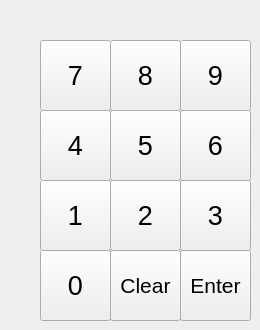
   <widget class="QWidget" name="tabWidgetPage2_2">
    <attribute name="title">
     <string>Task_select</string>
    </attribute>
    <widget class="QPushButton" name="pushButton_num7">
     <property name="geometry">
      <rect>
       <x>40</x>
       <y>40</y>
       <width>71</width>
       <height>71</height>
      </rect>
     </property>
     <property name="font">
      <font>
       <pointsize>20</pointsize>
      </font>
     </property>
     <property name="text">
      <string>7</string>
     </property>
    </widget>
    <widget class="QPushButton" name="pushButton_num8">
     <property name="geometry">
      <rect>
       <x>110</x>
       <y>40</y>
       <width>71</width>
       <height>71</height>
      </rect>
     </property>
     <property name="font">
      <font>
       <pointsize>20</pointsize>
      </font>
     </property>
     <property name="text">
      <string>8</string>
     </property>
    </widget>
    <widget class="QPushButton" name="pushButton_num9">
     <property name="geometry">
      <rect>
       <x>180</x>
       <y>40</y>
       <width>71</width>
       <height>71</height>
      </rect>
     </property>
     <property name="font">
      <font>
       <pointsize>20</pointsize>
      </font>
     </property>
     <property name="text">
      <string>9</string>
     </property>
    </widget>
    <widget class="QPushButton" name="pushButton_num5">
     <property name="geometry">
      <rect>
       <x>110</x>
       <y>110</y>
       <width>71</width>
       <height>71</height>
      </rect>
     </property>
     <property name="font">
      <font>
       <pointsize>20</pointsize>
      </font>
     </property>
     <property name="text">
      <string>5</string>
     </property>
    </widget>
    <widget class="QPushButton" name="pushButton_num4">
     <property name="geometry">
      <rect>
       <x>40</x>
       <y>110</y>
       <width>71</width>
       <height>71</height>
      </rect>
     </property>
     <property name="font">
      <font>
       <pointsize>20</pointsize>
      </font>
     </property>
     <property name="text">
      <string>4</string>
     </property>
    </widget>
    <widget class="QPushButton" name="pushButton_num6">
     <property name="geometry">
      <rect>
       <x>180</x>
       <y>110</y>
       <width>71</width>
       <height>71</height>
      </rect>
     </property>
     <property name="font">
      <font>
       <pointsize>20</pointsize>
      </font>
     </property>
     <property name="text">
      <string>6</string>
     </property>
    </widget>
    <widget class="QPushButton" name="pushButton_num2">
     <property name="geometry">
      <rect>
       <x>110</x>
       <y>180</y>
       <width>71</width>
       <height>71</height>
      </rect>
     </property>
     <property name="font">
      <font>
       <pointsize>20</pointsize>
      </font>
     </property>
     <property name="text">
      <string>2</string>
     </property>
    </widget>
    <widget class="QPushButton" name="pushButton_num1">
     <property name="geometry">
      <rect>
       <x>40</x>
       <y>180</y>
       <width>71</width>
       <height>71</height>
      </rect>
     </property>
     <property name="font">
      <font>
       <pointsize>20</pointsize>
      </font>
     </property>
     <property name="text">
      <string>1</string>
     </property>
    </widget>
    <widget class="QPushButton" name="pushButton_num3">
     <property name="geometry">
      <rect>
       <x>180</x>
       <y>180</y>
       <width>71</width>
       <height>71</height>
      </rect>
     </property>
     <property name="font">
      <font>
       <pointsize>20</pointsize>
      </font>
     </property>
     <property name="text">
      <string>3</string>
     </property>
    </widget>
    <widget class="QPushButton" name="pushButton_clear">
     <property name="geometry">
      <rect>
       <x>110</x>
       <y>250</y>
       <width>71</width>
       <height>71</height>
      </rect>
     </property>
     <property name="font">
      <font>
       <pointsize>16</pointsize>
      </font>
     </property>
     <property name="text">
      <string>Clear</string>
     </property>
    </widget>
    <widget class="QPushButton" name="pushButton_num0">
     <property name="geometry">
      <rect>
       <x>40</x>
       <y>250</y>
       <width>71</width>
       <height>71</height>
      </rect>
     </property>
     <property name="font">
      <font>
       <pointsize>20</pointsize>
      </font>
     </property>
     <property name="text">
      <string>0</string>
     </property>
    </widget>
    <widget class="QPushButton" name="pushButton_enter">
     <property name="geometry">
      <rect>
       <x>180</x>
       <y>250</y>
       <width>71</width>
       <height>71</height>
      </rect>
     </property>
     <property name="font">
      <font>
       <pointsize>16</pointsize>
      </font>
     </property>
     <property name="text">
      <string>Enter</string>
     </property>
    </widget>
   </widget>
